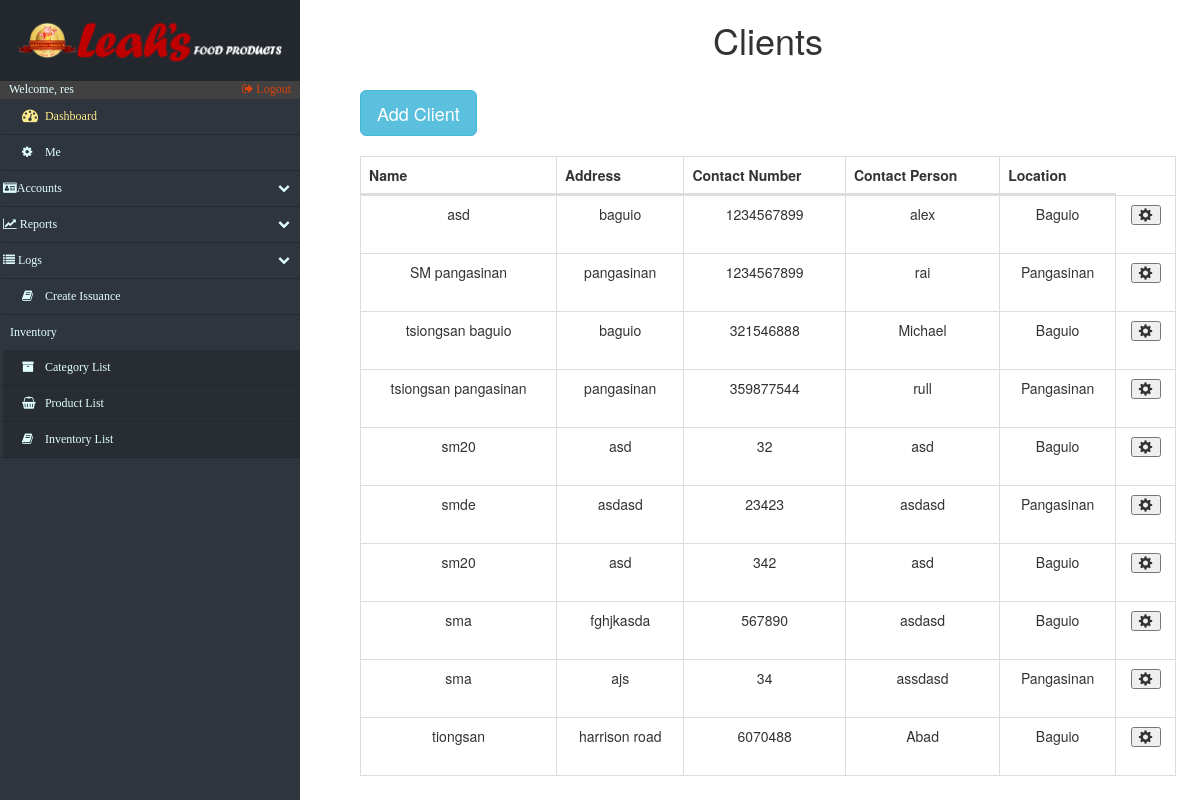
The app's page /accounts_Clients.php (signed in) with its own data.
### tables this page shows
CREATE TABLE `client_contact` (
  `contact_clientid` int(11) NOT NULL,
  `contact_name` varchar(45) DEFAULT NULL,
  `contact_number` int(50) DEFAULT NULL
);

CREATE TABLE `clients` (
  `c_id` int(15) NOT NULL,
  `c_name` varchar(20) NOT NULL,
  `c_address` varchar(20) NOT NULL,
  `c_location` varchar(50) DEFAULT NULL
);

### accounts_Clients.php (the view, shortened to what this page needs)
<!DOCTYPE html>
<html lang="en">
<head>
    <?php include('fragments/config.php') ?>
    <link rel="stylesheet" href="https://maxcdn.bootstrapcdn.com/bootstrap/3.3.7/css/bootstrap.min.css">
    <link href="src/css/datatables.css" rel="stylesheet">
    <link href="//maxcdn.bootstrapcdn.com/font-awesome/4.2.0/css/font-awesome.min.css" rel="stylesheet">
    <link href="src/css/sidebar.css" rel="stylesheet">
    <link href="src/css/custom.css" rel="stylesheet">
</head>
<body>
    <div class="nav-side-menu">
        <div class="brand">
            <div class="brandtext"></div>
        </div>
        <div class="user_info">
            <span>Welcome, <?php
                echo $_SESSION['username'];
                ?>
            </span>
            <a href="fragments/logout.php">
                <i class="fa fa-sign-out" aria-hidden="true"></i> Logout
            </a>
        </div>
        <div class="menu-list">
            <ul id="menu-content" class="menu-content collapse out">
                <li>
                    <a id="dashboard_txt" href="index.php">
                        <i class="fa fa-dashboard fa-lg"></i> Dashboard
                    </a>
                </li>
                 <li><a href="settings.php"><i class="fa fa-cog"></i> Me</a></li>
                <li data-toggle="collapse" data-target="#accounts" class="collapsed">
                    <i class="fa fa-id-card" aria-hidden="true"></i>Accounts <span class="arrow"></span>
                </li>
                <li data-toggle="collapse" data-target="#reports" class="collapsed">
                    <i class="fa fa-line-chart" aria-hidden="true"></i> Reports <span class="arrow"></span>
                </li>
                <li data-toggle="collapse" data-target="#issue" class="collapsed">
                    <i class="fa fa-list" aria-hidden="true"></i> Logs <span class="arrow"></span>
                </li>
                <li>
                    <a href="issuance.php">
                        <i class="fa fa-book"></i> Create Issuance
                    </a>
                </li>
                <div class="sub-menu_nct">
                    <span class="sub-menu">Inventory
                    </span>
                </div>
                <li class="sub-menu_nc">
                    <a class="sub-menu_nc" href="categories.php">
                        <i class="fa fa-archive"> </i> Category List
                    </a>
                </li>
                <li class="sub-menu_nc">
                    <a class="sub-menu_nc" href="products.php">
                        <i class="fa fa-shopping-basket"> </i> Product List
                    </a>
                </li>
                <li class="sub-menu_nc">
                    <a href="inventory.php">
                        <i class="fa fa-book"> </i> Inventory List
                    </a>
                </li>
            </ul>
        </div>
    </div>
    <div id="page-content-wrapper">
        <div class="containers">
            <table class="table table-striped table-bordered">
                <h1 align="center">Clients</h1>
            </table>
            <?php
							$retrieve = ("SELECT * FROM clients INNER JOIN client_contact ON clients.c_id = client_contact.contact_clientid");
							$results = mysqli_query($db, $retrieve);
						?>
                <table class="table table-striped table-bordered">
                    <button type="button" class="btn btn-info btn-lg" data-toggle="modal" data-target="#myModal">Add Client</button>
                </table>
                <div id="mainContainer">
                    <table id="datatables" class="table table-hover table-bordered dataTable" cellspacing="0" width="100%" role="grid" aria-describedby="myTable_info" style="width: 100%;">
                        <thead>
                            <tr>
                                <th>Name</th>
                                <th>Address</th>
                                <th>Contact Number</th>
                                <th>Contact Person</th>
                                <th>Location</th>
                            </tr>
                        </thead>
                        <tbody>
                            <?php
							foreach ($results as $data):
						?>
                                <tr>
									<?php
											$individual_c_id=$data["c_id"];
                                        ?>
                                    <td data-title="c_name">
                                        <?php echo $data["c_name"]; ?>
                                    </td>
                                    <td data-title="c_address">
                                        <?php echo $data["c_address"]; ?>
                                    </td>
                                    <td data-title="contact_number">
                                        <?php echo $data["contact_number"]; ?>
                                    </td>
                                    <td data-title="contact_name">
                                        <?php echo $data["contact_name"]; ?>
                                    </td>
                                    <td data-title="c_location">
                                        <?php echo $data["c_location"]; ?>
                                    </td>
									<td data-title="edit">
                                        <table class="table table-striped table-bordered">
                                            <button type="button" class="glyphicon glyphicon-cog" onclick="refresh()" data-toggle="modal" aria-hidden="true" data-target="#<?php echo $individual_c_id;?>"></button>
                                        </table>
                                    </td>
                                </tr>
                                <?php
							endforeach;
						?>
                        </tbody>
                    </table>
                </div>
        </div>
    </div>
</body>
</html>

### src/css/datatables.css (style rules this page uses)
table.dataTable { clear: both; width: auto; text-align: center; margin-top: 6px !important; margin-bottom: 6px !important; max-width: none !important; border-collapse: separate !important }
table.dataTable td, table.dataTable th { -webkit-box-sizing: content-box; box-sizing: content-box }
table.table-bordered.dataTable th, table.table-bordered.dataTable td { border-left-width: 0 }
table.table-bordered.dataTable th:last-child, table.table-bordered.dataTable th:last-child, table.table-bordered.dataTable td:last-child, table.table-bordered.dataTable td:last-child { border-right-width: 0 }
table.table-bordered.dataTable tbody th, table.table-bordered.dataTable tbody td { border-bottom-width: 0 }

### src/css/sidebar.css (style rules this page uses)
.nav-side-menu { overflow: hidden; font-family: verdana; font-size: 12px; font-weight: 200; background-color: #2e353d; position: fixed; top: 0px; width: 300px; height: 100%; color: #e1ffff; }
.nav-side-menu .brand { background-color: #23282e; line-height: 50px; display: block; text-align: center; font-size: 14px; }
.nav-side-menu ul, .nav-side-menu li { list-style: none; padding: 0px; margin: 0px; line-height: 35px; cursor: pointer; }
.nav-side-menu li { padding-left: 0px; border-left: 3px solid #2e353d; border-bottom: 1px solid #23282e; }
.nav-side-menu li a { text-decoration: none; color: #e1ffff; }
.nav-side-menu li a i { padding-left: 10px; width: 20px; padding-right: 20px; }
@media (min-width: 800px) { .nav-side-menu .menu-list .menu-content { display: block; } }
body { margin: 0px; padding: 0px; }
#dashboard_txt { color: #fcea8b; }
.sub-menu_nc { background-color: #272d33; }
.sub-menu_nct { padding-left: 10px; }
.nav-side-menu .brand .brandtext { padding: 4%; content: url(../img/LeahsTextAlter.PNG); width: 100%; text-align: center; }
.user_info { background-color: #414141; }
.user_info a { float: right; padding-right: 3%; color: #dd430a; }
.user_info span { padding-left: 3% }
.sub-menu_nc a { display: block; }
.menu-content > li a { display: inline-block; width: 100%; }
#menu-content li a { padding-left: 3%; }

### src/css/custom.css (style rules this page uses)
.containers { padding: 0px; margin: 0px; float: right; width: 79%; padding-right: 5%; }
@media (max-width: 1600px) { .containers { width: 75%; padding-right: 4%; } }
@media (max-width: 1400px) { .containers { width: 73%; padding-right 3%;: } }
@media (max-width: 1260px) { .containers { width: 70%; padding-right: 2%; } }

### records on screen
client_contact: contact_clientid.c_name "asd", contact_clientid.c_address "baguio", contact_number "1234567899", contact_name "alex", contact_clientid.c_location "Baguio"
client_contact: contact_clientid.c_name "SM pangasinan", contact_clientid.c_address "pangasinan", contact_number "1234567899", contact_name "rai", contact_clientid.c_location "Pangasinan"
client_contact: contact_clientid.c_name "tsiongsan baguio", contact_clientid.c_address "baguio", contact_number "321546888", contact_name "Michael", contact_clientid.c_location "Baguio"
client_contact: contact_clientid.c_name "tsiongsan pangasinan", contact_clientid.c_address "pangasinan", contact_number "359877544", contact_name "rull", contact_clientid.c_location "Pangasinan"
client_contact: contact_clientid.c_name "sm20", contact_clientid.c_address "asd", contact_number "32", contact_name "asd", contact_clientid.c_location "Baguio"
client_contact: contact_clientid.c_name "smde", contact_clientid.c_address "asdasd", contact_number "23423", contact_name "asdasd", contact_clientid.c_location "Pangasinan"
client_contact: contact_clientid.c_name "sm20", contact_clientid.c_address "asd", contact_number "342", contact_name "asd", contact_clientid.c_location "Baguio"
client_contact: contact_clientid.c_name "sma", contact_clientid.c_address "fghjkasda", contact_number "567890", contact_name "asdasd", contact_clientid.c_location "Baguio"
client_contact: contact_clientid.c_name "sma", contact_clientid.c_address "ajs", contact_number "34", contact_name "assdasd", contact_clientid.c_location "Pangasinan"
client_contact: contact_clientid.c_name "tiongsan", contact_clientid.c_address "harrison road", contact_number "6070488", contact_name "Abad", contact_clientid.c_location "Baguio"

### other values on screen
$_SESSION['username'] "res"
